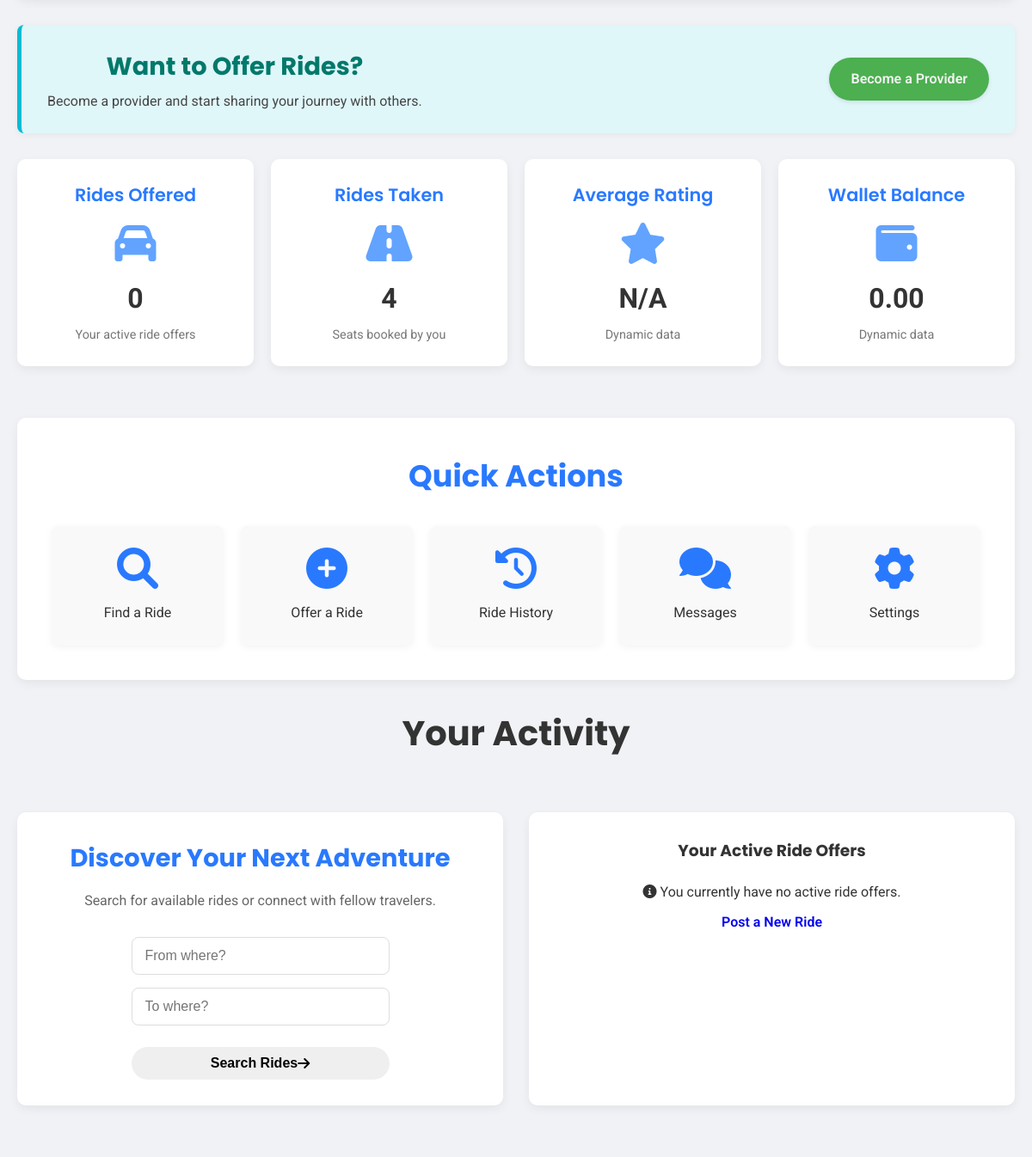
Page /dashboard (signed in, middle part) on the earlier database version.
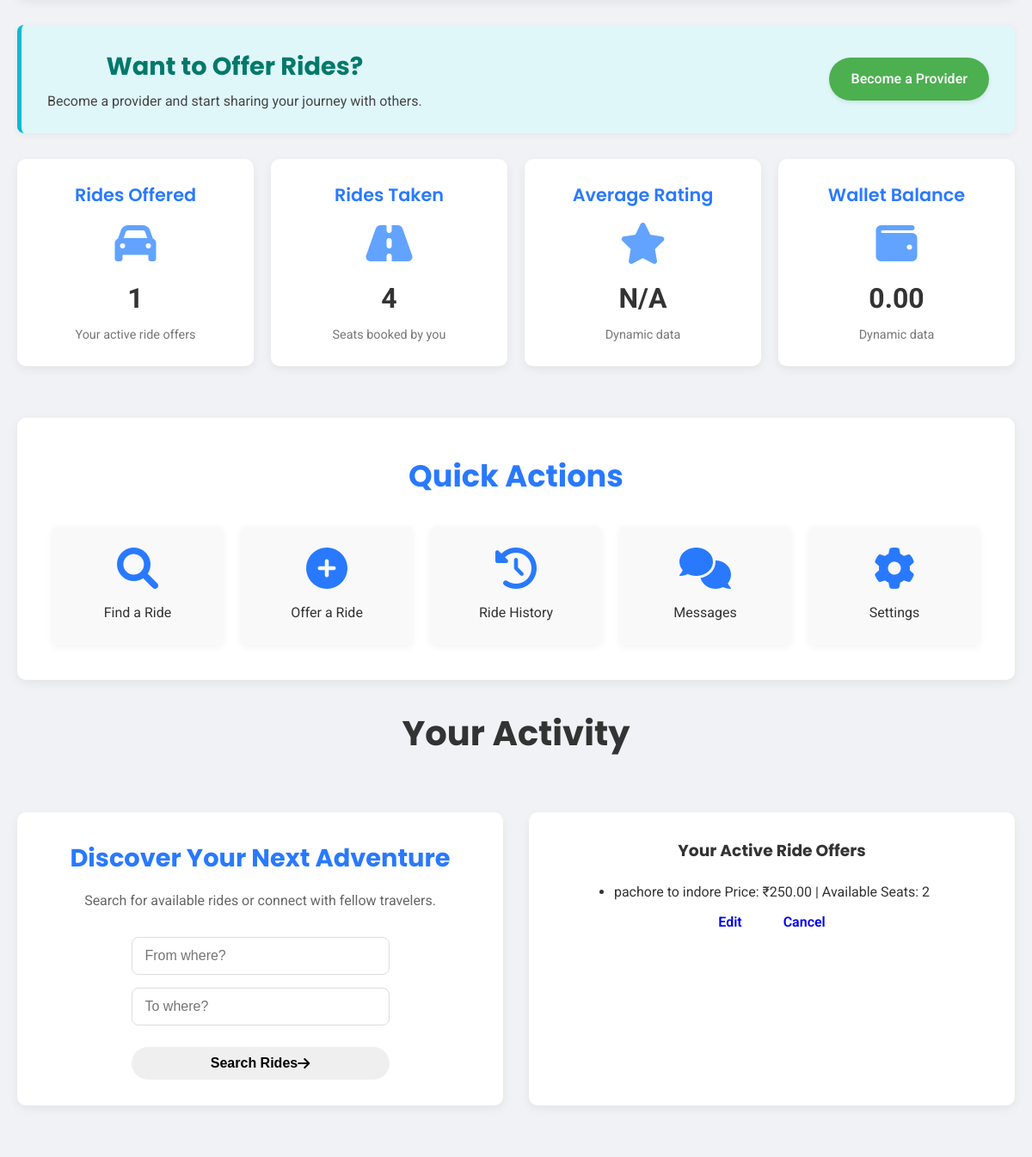
Same page on the later database version.
### models.py (models this page shows, shortened)
class Ride(db.Model):
    id = db.Column(db.Integer, primary_key=True)
    start_location = db.Column(db.String(100), nullable=False)
    end_location = db.Column(db.String(100), nullable=False)
    price = db.Column(db.Float, nullable=False)
    seats = db.Column(db.Integer, nullable=False) # Represents available seats
    creator_id = db.Column(db.Integer, db.ForeignKey('user.id'), nullable=False)

### app.py (the view)
@app.route('/dashboard')
@login_required
def dashboard():
    user_rides = Ride.query.filter_by(creator_id=current_user.id).all() #
    rides_offered_count = len(user_rides)
    rides_taken_count = current_user.rides_taken #
    return render_template('dashboard.html', name=current_user.username, role=current_user.role, user_rides=user_rides, rides_offered_count=rides_offered_count, rides_taken_count=rides_taken_count)

### app.py (called while the page is built)
@login_manager.user_loader
def load_user(user_id):
    return User.query.get(int(user_id))

### templates/dashboard.html (shortened to what the changed rows need)
<!DOCTYPE html>
<html lang="en">
<head>
    <link rel="stylesheet" href="https://cdnjs.cloudflare.com/ajax/libs/font-awesome/6.0.0-beta3/css/all.min.css">
    <link rel="stylesheet" href="{{ url_for('static', filename='css/main.css') }}">
    <link rel="stylesheet" href="{{ url_for('static', filename='css/dashboard.css') }}">
</head>
<body>
    <main>
        {% if role and role.lower() == 'renter' %}
        <div class="provider-cta-section">
            <div class="provider-cta-text">
                <h2>Want to Offer Rides?</h2>
            </div>
        </div>
        {% endif %}
        <div class="dashboard-stats-grid">
            <div class="stat-card">
                <h3 class="stat-title">Rides Offered</h3>
                <i class="fas fa-car stat-icon"></i>
                <p class="stat-value">{{ rides_offered_count | default(0) }}</p>
                <p class="stat-description">Your active ride offers</p>
            </div>
        </div>
        <section class="quick-actions-section">
            <h2 class="quick-actions-heading">Quick Actions</h2>
        </section>
        <h2 class="main-activity-title">Your Activity</h2>
        <section class="activity-cards-grid">
            <div class="card active-offers-card">
                <h3>Your Active Ride Offers</h3>
                {% if user_rides %}
                    <ul class="offer-list">
                        {% for ride in user_rides %}
                            <li class="offer-item">
                                <span class="offer-route">{{ ride.start_location }} to {{ ride.end_location }}</span>
                                <span class="offer-details">Price: ₹{{ "%.2f"|format(ride.price) }} | Available Seats: {{ ride.seats }}</span>
                                <div class="offer-actions">
                                    <a href="#" class="btn btn-sm btn-info">Edit</a>
                                    <a href="#" class="btn btn-sm btn-danger">Cancel</a>
                                </div>
                            </li>
                        {% endfor %}
                    </ul>
                {% else %}
                    <p class="no-offers-message"><i class="fas fa-info-circle"></i> You currently have no active ride offers.</p>
                    <a href="{{ url_for('post_ride') }}" class="btn btn-secondary-outline">Post a New Ride</a>
                {% endif %}
            </div>
            </section>
        </main>
    </body>
</html>

Differences in the rows shown:
added Ride: start_location "pachore", end_location "indore", price "250.00", seats "2"
Other differences:
{{ rides_offered_count | default(0) }}: "0" → "1"
text no longer shown: "You currently have no active ride offers. Post a New Ride"
